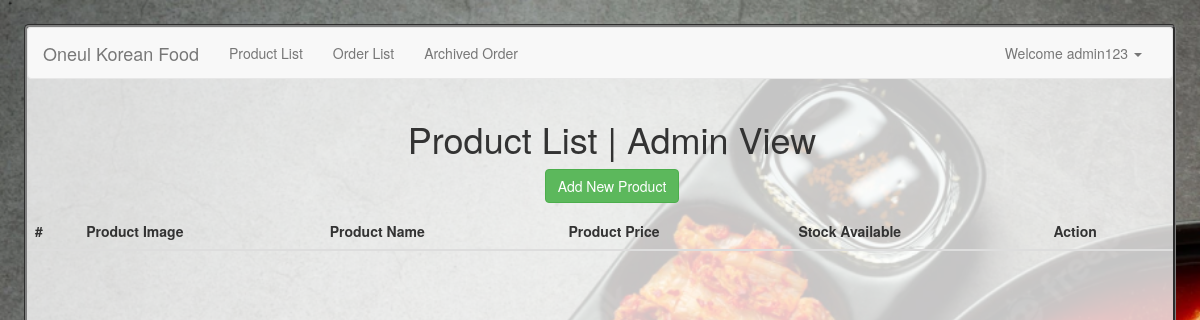
Page /home.php (signed in) on the earlier database version.
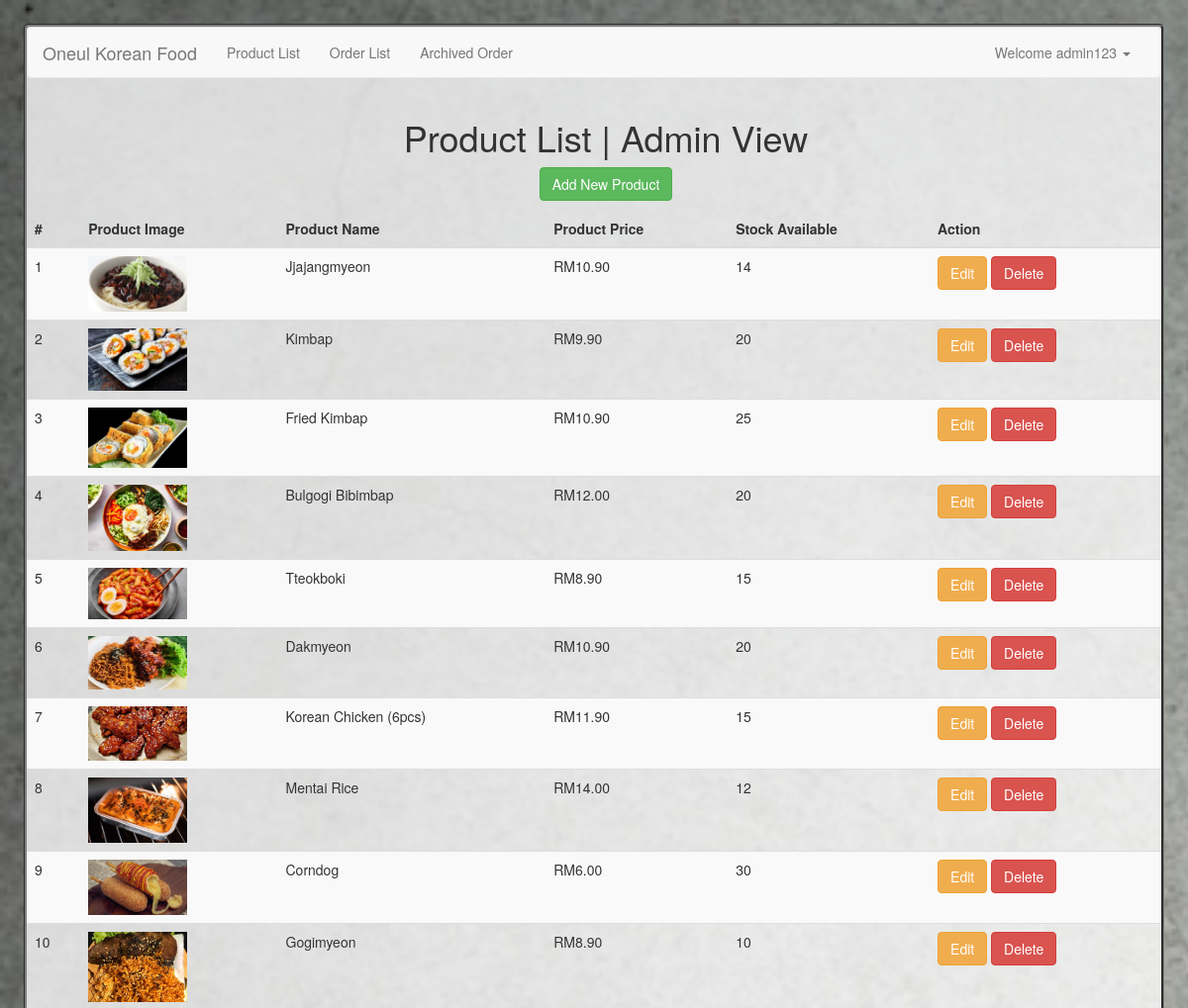
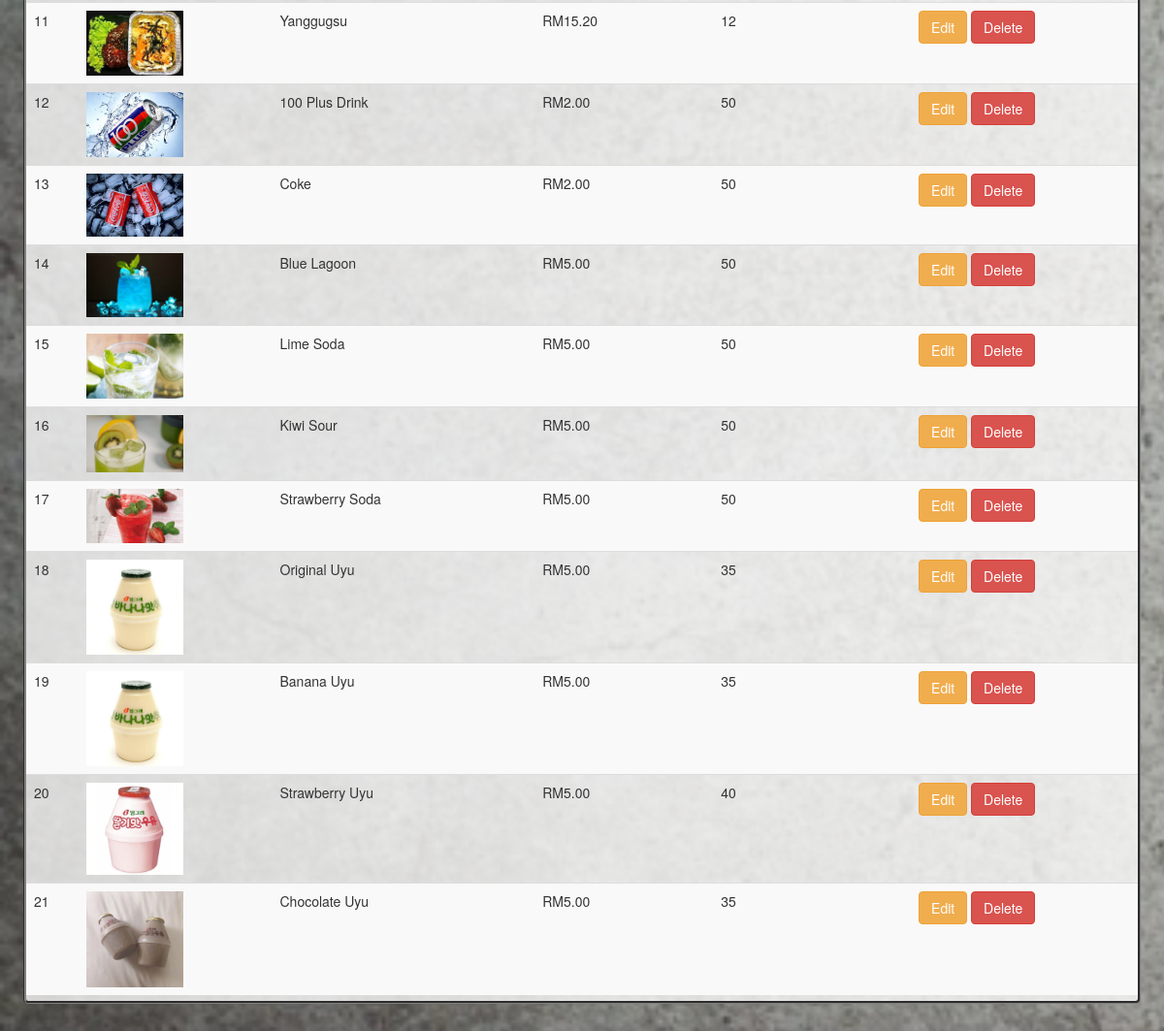
Same page on the later database version (2 pictures, top to bottom).
### tables this page shows
CREATE TABLE `product` (
  `productId` int(11) NOT NULL,
  `productName` varchar(255) NOT NULL,
  `productPrice` double NOT NULL,
  `productStock` int(11) NOT NULL,
  `productImage` text NOT NULL
);

### fx.php (called while the page is built, shortened)
<?php
$conn = mysqli_connect("localhost", "root", "", "kfood");
function query($query)
{
    global $conn;
    $result = mysqli_query($conn, $query);
    $rows = [];
    while ($row = mysqli_fetch_assoc($result)) {
        $rows[] = $row;
    }
    return $rows;
}

### home.php (the view, shortened to what this page needs)
<?php
require 'fx.php';
if (!isset($_SESSION["loggedin"]) || $_SESSION["loggedin"] !== true) {
    echo "<script>alert('Please login first.');  document.location.href = 'login.php'; </script>";
    exit;
} else {
    $getQuery = "SELECT * FROM product";
    $product = query($getQuery);
}
?>
<!DOCTYPE html>
<head>
    <?php
    include('include.php');
    ?>
</head>
<body>
    <div class="main table-responsive ">
        <?php include('navbar.php'); ?>
        <div class="container">
            <?php if ($_SESSION['userlevel'] == 'admin') { ?>
                <h1 class="center mt-5 mb-1">Product List | Admin View</h1>
                <p class="center"><a class="btn btn-success" type="button" href="addproduct.php">Add New Product</a></p>
            <?php } else { ?>
                <h1 class="center mt-5 mb-1">Welcome to Oneul Korean Food</h1>
                <p class="center mb-5">Order and enjoy our korean food anytime, anywhere!</p>
            <?php } ?>
        </div>
        <table class="table table-striped" id="table" align="center">
            <thead>
                <tr>
                    <th>#</th>
                    <th>Product Image</th>
                    <th>Product Name</th>
                    <th>Product Price</th>
                    <th>Stock Available</th>
                    <th>Action</th>
                </tr>
            </thead>
            <?php
            $counter = 0;
            foreach ($product as $prod):
                $counter++;
                ?>
                <tr>
                    <td>
                        <?php echo $counter; ?>
                    </td>
                    <td>
                        <img src="product_images/<?= $prod["productImage"]; ?>" alt="" width="100"><br>
                    </td>
                    <td>
                        <?php echo $prod["productName"], "<br>"; ?>
                    </td>
                    <td>
                        <?php echo "RM", number_format((float) $prod["productPrice"], 2), "<br>"; ?>
                    </td>
                    <td>
                        <?php echo $prod["productStock"], "<br>"; ?>
                    </td>
                    <td>
                        <?php if ($_SESSION['userlevel'] == 'admin') { ?>
                            <a href='editproduct.php?productId=<?php echo $prod["productId"]; ?>'
                                class='btn btn-warning'>Edit</a>
                            <button type="button" class="btn btn-danger" data-toggle="modal" data-target="#deleteModal"
                                data-productId="<?php echo $prod["productId"]; ?>">
                                Delete
                            </button>
                        <?php } ?>
                    </td>
                </tr>
                <?php
            endforeach; ?>
        </table>
    </div>
</body>
</html>

### include.php (shortened to what this page needs)
<link rel="stylesheet" href="https://maxcdn.bootstrapcdn.com/bootstrap/3.4.1/css/bootstrap.min.css">
<link href="dist/css/style.css" rel="stylesheet">

### navbar.php (shortened to what this page needs)
<nav class="navbar navbar-default">
    <div class="container-fluid">
        <div class="navbar-header">
            <a class="navbar-brand" href="#">Oneul Korean Food</a>
        </div>
        <div class="collapse navbar-collapse" id="bs-example-navbar-collapse-1">
            <ul class="nav navbar-nav">
                <?php if ($_SESSION['userlevel'] == 'admin') { ?>
                    <li><a href="home.php">Product List</a></li>
                    <li><a href="orderlist.php">Order List</a></li>
                    <li><a href="archivedorder.php">Archived Order</a></li>
                <?php } else if ($_SESSION['userlevel'] == 'runner') { ?>
                        <li><a href="orderlist.php">Order List</a></li>
                <?php } else { ?>
                    <li><a href="home.php">Product List</a></li>
                    <li><a href="orderlist.php">My Order</a></li>
                    <li><a href="mycart.php">My Cart</a></li>
                <?php } ?>
            </ul>
            <ul class="nav navbar-nav navbar-right">
                <li class="dropdown">
                    <a href="#" class="dropdown-toggle" data-toggle="dropdown" role="button" aria-haspopup="true"
                        aria-expanded="false">Welcome
                        <?php echo $_SESSION["username"]; ?> <span class="caret"></span>
                    </a>
                </li>
            </ul>
        </div>
    </div>
</nav>

Differences in the rows shown:
added product: productImage (picture), productName "Jjajangmyeon", productPrice "10.90", productStock "14"
added product: productImage (picture), productName "Kimbap", productPrice "9.90", productStock "20"
added product: productImage (picture), productName "Fried Kimbap", productPrice "10.90", productStock "25"
added product: productImage (picture), productName "Bulgogi Bibimbap", productPrice "12.00", productStock "20"
added product: productImage (picture), productName "Tteokboki", productPrice "8.90", productStock "15"
added product: productImage (picture), productName "Dakmyeon", productPrice "10.90", productStock "20"
added product: productImage (picture), productName "Korean Chicken (6pcs)", productPrice "11.90", productStock "15"
added product: productImage (picture), productName "Mentai Rice", productPrice "14.00", productStock "12"
added product: productImage (picture), productName "Corndog", productPrice "6.00", productStock "30"
added product: productImage (picture), productName "Gogimyeon", productPrice "8.90", productStock "10"
added product: productImage (picture), productName "Yanggugsu", productPrice "15.20", productStock "12"
added product: productImage (picture), productName "100 Plus Drink", productPrice "2.00", productStock "50"
added product: productImage (picture), productName "Coke", productPrice "2.00", productStock "50"
added product: productImage (picture), productName "Blue Lagoon", productPrice "5.00", productStock "50"
added product: productImage (picture), productName "Lime Soda", productPrice "5.00", productStock "50"
added product: productImage (picture), productName "Kiwi Sour", productPrice "5.00", productStock "50"
added product: productImage (picture), productName "Strawberry Soda", productPrice "5.00", productStock "50"
added product: productImage (picture), productName "Original Uyu", productPrice "5.00", productStock "35"
added product: productImage (picture), productName "Banana Uyu", productPrice "5.00", productStock "35"
added product: productImage (picture), productName "Strawberry Uyu", productPrice "5.00", productStock "40"
added product: productImage (picture), productName "Chocolate Uyu", productPrice "5.00", productStock "35"
